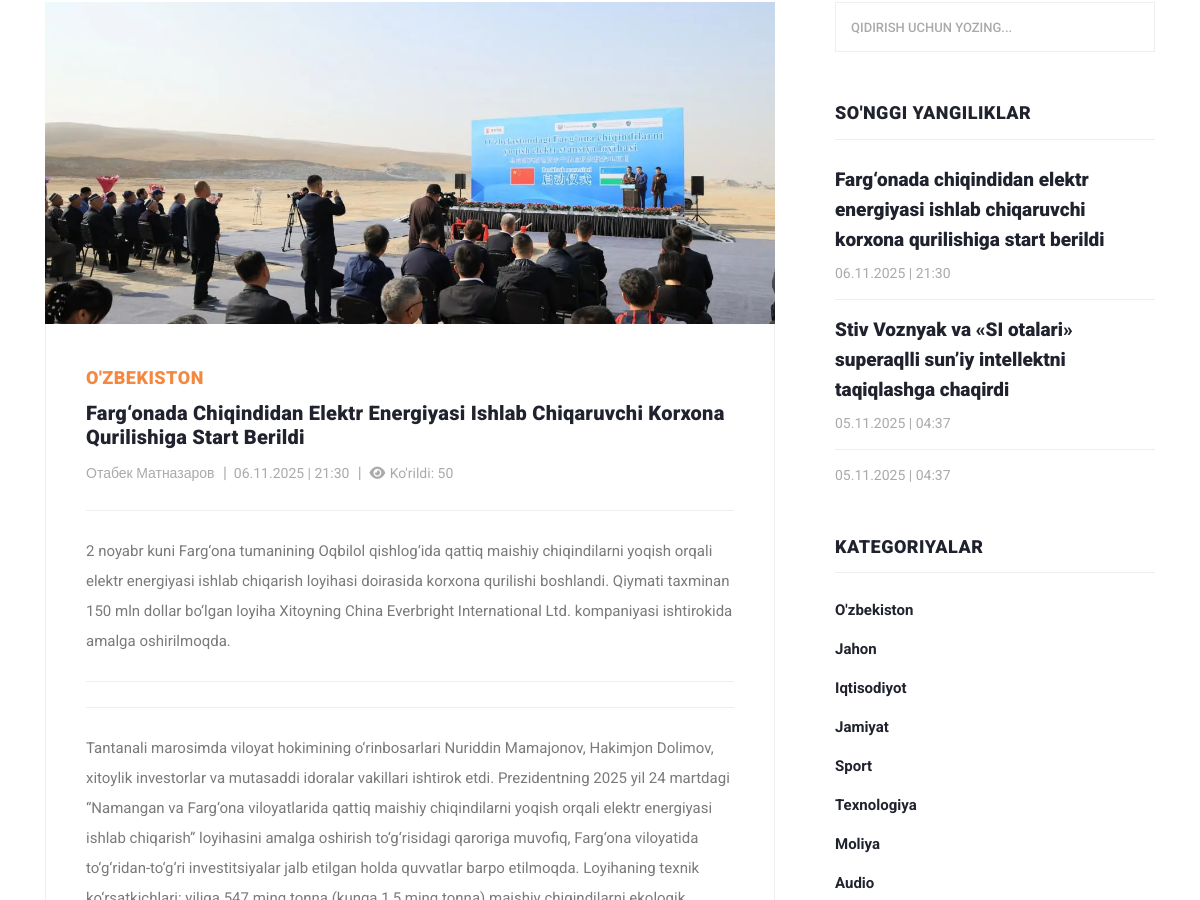
/?controller=news_view&id=1 (middle part), run on an earlier commit of the app's database.
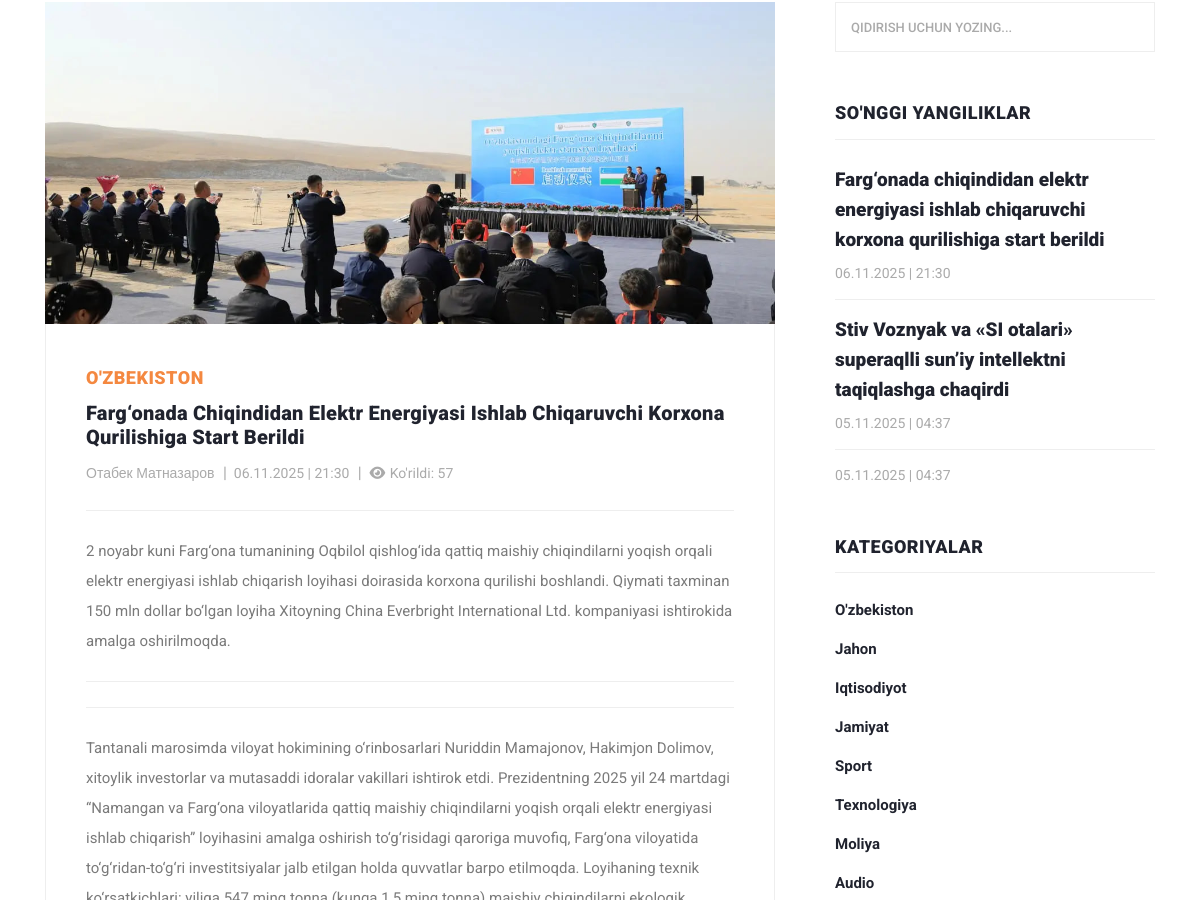
And on a later commit of the database.
### tables this page shows
CREATE TABLE `news`
(
    `id`          INTEGER PRIMARY KEY AUTOINCREMENT,
    `author_id`   INTEGER NOT NULL,
    `is_banner`   INTEGER DEFAULT 0 CHECK (is_banner IN (0, 1)), -- 0=yo'q, 1=ha
    `title`       TEXT    NOT NULL,
    `description` TEXT,
    `category_id` INTEGER NOT NULL,
    `image`       TEXT    DEFAULT NULL,
    `body`        TEXT    DEFAULT NULL,
    `seen_count`  INTEGER DEFAULT 0 CHECK (seen_count >= 0),
    `created_at`  TEXT    DEFAULT (datetime('now', '+5 hours')), -- sqlite da datetime turi yo'q
    `updated_at`  TEXT    DEFAULT (datetime('now', '+5 hours')),
    `status`      INTEGER DEFAULT 1 CHECK (status IN (0, 1))    -- 0=nofaol, 1=faol

);

CREATE TABLE `category`
(
    `id`     INTEGER PRIMARY KEY AUTOINCREMENT,
    `name`   TEXT NOT NULL,
    `status` BOOLEAN DEFAULT TRUE
);

CREATE TABLE `author`
(
  `id` INTEGER PRIMARY KEY AUTOINCREMENT,
  `name` VARCHAR(100) NOT NULL,
  `status` BOOLEAN DEFAULT TRUE
);

### models/news.php (called while the page is built, shortened)
<?php
function getLastNews(): array
{
    global $pdo;
    $sql = "SELECT
                `N`.`id` AS `news_id`,
                `A`.`name` AS `muallif`,
                `N`.`title` AS `sarlavha`,
                `N`.`description` AS `qisqa_tavsif`,
                `C`.`name` AS `kategoriya`,
                `N`.`image` AS `rasm`,
               -- `N`.`body` AS `yangilik_matni`,
                `N`.`seen_count` AS `kurishlar_soni`,
                DATETIME(`N`.`created_at`, 'localtime') AS `yaratilgan_vaqti`  -- device localtime da vaqtni ko'rsatish
                -- `N`.`created_at` AS `yaratilgan_vaqti`      -- GMT+5 da ko'rsatish
            FROM `news` AS `N`
            JOIN `category` AS `C`
             ON `N`.`category_id` = `C`.`id`
            JOIN `author` AS `A`
            ON `N`.`author_id` = `A`.`id`
            WHERE `N`.`status` = " . ACTIVE .
        " ORDER BY `yaratilgan_vaqti` DESC
            LIMIT 3";
    $stmt = $pdo->prepare($sql);
    $stmt->execute();
    return $stmt->fetchAll(PDO::FETCH_ASSOC);
}
function getNewsById(int $id): array
{
    global $pdo;
    $sql = "SELECT
                `N`.`id` AS `news_id`,
                `A`.`name` AS `muallif`,
                `N`.`title` AS `sarlavha`,
                `N`.`description` AS `qisqa_tavsif`,
                `C`.`name` AS `kategoriya`,
                `N`.`image` AS `rasm`,
                `N`.`body` AS `yangilik_matni`,
                `N`.`seen_count` AS `kurishlar_soni`,
                DATETIME(`N`.`created_at`, 'localtime') AS `yaratilgan_vaqti`  -- device localtime da vaqtni ko'rsatish
            FROM `news` AS `N`
            LEFT JOIN `category` AS `C`
             ON `N`.`category_id` = `C`.`id` AND `C`.`status` = " . ACTIVE . "
            JOIN `author` AS `A`
            ON `N`.`author_id` = `A`.`id`
            WHERE `N`.`status` = " . ACTIVE .
        " AND `N`.`id` = :id " .
        " LIMIT 1 ; ";
    $stmt = $pdo->prepare($sql);
    $stmt->bindParam(':id', $id, PDO::PARAM_INT);
    $stmt->execute();
    return $stmt->fetch(PDO::FETCH_ASSOC);
}
function updateCount($id)
{
    global $pdo;
    $sql = "UPDATE `news`
    SET `seen_count` = `seen_count` + 1
    WHERE `id` = :id";
    $stmt = $pdo->prepare($sql);
    $stmt->bindParam(':id', $id, PDO::PARAM_INT);
    try {
        return $stmt->execute();
    } catch (PDOException $e) {
        dd($e->getMessage());
    }
}

### index.php (called while the page is built)
<?php
require_once __DIR__ . '/controllers/mainController.php';

### views/view.php (called while the page is built, shortened)
<?php
require_once __DIR__ . '/widgets/header.php';
require_once __DIR__ . '/widgets/view-main-content.php';
require_once __DIR__ . '/widgets/footer.php';

### helpers.php (called while the page is built, shortened)
<?php
function getImage(string $table_name, int $id, mixed $filename): string
{
    $relativePath = "uploads/$table_name/$id/$filename";
    if (file_exists(PROJECT_ROOT . $relativePath)) {
        return '/' . $relativePath;
    }
    return '/assets/images/no_image.png';
}

### controllers/imports.php (called while the page is built, shortened)
<?php
$categories = getCategories();
$news = getLastNews();

### models/categories.php (called while the page is built)
<?php
function getCategories(): array
{
    global $pdo;
    $sql = "SELECT
                `name`
            FROM `category`
            WHERE `status` = " . ACTIVE . "
            ORDER BY `id`
            ";
    $stmt = $pdo->prepare($sql);
    $stmt->execute();
    return $stmt->fetchAll(PDO::FETCH_ASSOC);
}

### views/widgets/view-main-content.php (the view, shortened to what this page needs)
<section class="blog-posts grid-system">
    <div class="container">
        <div class="row">
            <div class="col-lg-8">
                <div class="all-blog-posts">
                    <div class="row">
                        <div class="col-lg-12">
                            <div class="blog-post">
                                <div class="blog-thumb">
                                    <?php $image = getImage('news', $newsItem['news_id'], $newsItem['rasm']); ?>
                                    <a>
                                        <img src="<?= $image; ?>"
                                             style="height: 322px; width: 730px; object-fit: cover"
                                             alt="<?= $newsItem['sarlavha']; ?> ">
                                    </a>
                                </div>
                                <div class="down-content">
                                    <span> <?= $newsItem['kategoriya']; ?> </span>
                                    <a><h4> <?= $newsItem['sarlavha'] ?> </h4></a>
                                    <ul class="post-info">
                                        <li><a href="#"> <?= $newsItem['muallif'] ?> </a></li>
                                        <li>
                                            <a> <?= date('d.m.Y  |  H:i', strtotime($newsItem['yaratilgan_vaqti'])); ?> </a>
                                        </li>
                                        <li><a> <i class="fas fa-eye"></i>
                                                Ko'rildi: <?= $newsItem['kurishlar_soni']; ?> </a></li>
                                    </ul>
                                    <p> <?= $newsItem['qisqa_tavsif'] ?> </p>
                                    <p> <?= $newsItem['yangilik_matni'] ?> </p>
                                </div>
                            </div>
                        </div>
                    </div>
                </div>
            </div>
            <div class="col-lg-4">
                <?php require_once __DIR__ . '/sidebar.php'; ?>
            </div>
        </div>
    </div>
</section>

### controllers/mainController.php (shortened to what this page needs)
<?php
require_once __DIR__ . '/imports.php';
if (!empty($_GET['controller'])) {
    $controller = $_GET['controller'];
    switch ($controller) {
        case 'news_view':
            $id = (int)($_GET['id'] ?? 0);
            $newsItem = getNewsById($id);
            if (!updateCount($id)) {
                $_SESSION['error'] = "Ko'rishlar soni o'zgarmadi";
            } else {
                require_once __DIR__ . '/../views/view.php';
            }
            break;
    }
} else {
    require_once __DIR__ . '/../views/index.php';
}

### views/widgets/header.php (shortened to what this page needs)
<!DOCTYPE html>
<html lang="uz">
<head>
    <link href="vendor/bootstrap/css/bootstrap.min.css" rel="stylesheet">
    <link rel="stylesheet" href="assets/css/all.min.css">
    <link rel="stylesheet" href="assets/css/fontawesome.css">
    <link rel="stylesheet" href="assets/css/templatemo-stand-blog.css">
    <link rel="stylesheet" href="assets/css/owl.css">
</head>
<body>

### views/widgets/sidebar.php (shortened to what this page needs)
<div class="sidebar">
    <div class="row">
        <div class="col-lg-12">
            <div class="sidebar-item search">
                <form id="search_form" name="gs" method="GET" action="#">
                    <input type="text" name="q" class="searchText" placeholder="qidirish uchun yozing..."
                           autocomplete="on">
                </form>
            </div>
        </div>
        <div class="col-lg-12">
            <div class="sidebar-item recent-posts">
                <div class="sidebar-heading">
                    <h2>So'nggi yangiliklar</h2>
                </div>
                <div class="content">
                    <ul>
                        <?php if (!empty($news)): ?>
                            <?php foreach ($news as $news_item): ?>
                                <li>
                                    <a href="?controller=news_view&id=<?= htmlspecialchars($news_item['news_id']) ?>">
                                        <h5> <?= htmlspecialchars($news_item['sarlavha']); ?> </h5>
                                        <span><?= date('d.m.Y  |  H:i', strtotime($news_item['yaratilgan_vaqti'])); ?></span>
                                    </a>
                                </li>
                            <?php endforeach; ?>
                        <?php else: echo 'news massivi null!'; ?>
                        <?php endif; ?>
                    </ul>
                </div>
            </div>
        </div>
        <div class="col-lg-12">
            <div class="sidebar-item categories">
                <div class="sidebar-heading">
                    <h2>Kategoriyalar</h2>
                </div>
                <div class="content">
                    <ul>
                        <?php if (!empty($categories)): ?>
                            <?php foreach ($categories as $category): ?>
                                <li><a href="#"> <?= $category['name'] ?> </a></li>
                            <?php endforeach; ?>
                        <?php endif; ?>
                    </ul>
                </div>
            </div>
        </div>
    </div>
</div>

### views/widgets/footer.php (shortened to what this page needs)
</body>
</html>

### assets/css/templatemo-stand-blog.css (style rules this page uses)
body { font-family: 'Roboto', sans-serif; overflow-x: hidden; text-rendering: optimizeLegibility; -webkit-font-smoothing: antialiased; -moz-osx-font-smoothing: grayscale; }
p { margin-bottom: 0px; font-size: 15px; font-weight: 400; color: #7a7a7a; line-height: 30px; }
a { text-decoration: none!important; }
ul { padding: 0; margin: 0; list-style: none; }
h1,h2,h3,h4,h5,h6 { margin: 0px; }
.blog-posts { margin-top: 100px; }
.blog-posts .blog-post { margin-bottom: 30px; }
.blog-posts .blog-thumb img { width: 100%; overflow: hidden; }
.blog-posts .down-content { padding: 40px; border-right: 1px solid #eee; border-left: 1px solid #eee; border-bottom: 1px solid #eee; }
.blog-posts .down-content span { font-size: 18px; text-transform: uppercase; letter-spacing: 0.5px; font-weight: 900; color: #f48840; }
.blog-posts .down-content h4 { font-size: 24px; text-transform: capitalize; letter-spacing: 0.5px; font-weight: 900; color: #20232e; margin: 10px 0px 12px 0px; }
.blog-posts .down-content ul.post-info li { display: inline-block; margin-right: 8px; }
.blog-posts .down-content ul.post-info li:after { content: '|'; color: #aaa; margin-left: 8px; }
.blog-posts .down-content h4 { font-size: 20px; letter-spacing: 0.25px; }
.grid-system .down-content ul.post-info li { margin-right: 3px; }
.grid-system .down-content ul.post-info li:after { margin-left: 5px; }
.blog-posts .down-content ul.post-info li:last-child::after { display: none; }
.blog-posts .down-content ul.post-info li a { font-size: 14px; color: #aaa; font-weight: 400; transition: all .3s; }
.blog-posts .down-content p { padding: 25px 0px; margin: 25px 0px; border-top: 1px solid #eee; border-bottom: 1px solid #eee; }
.blog-posts .sidebar-heading h2 { font-size: 18px; text-transform: uppercase; font-weight: 900; letter-spacing: 0.5px; color: #20232e; border-bottom: 1px solid #eee; padding-bottom: 15px; margin-bottom: 25px; }
.sidebar { margin-left: 30px; }
.sidebar .sidebar-item { margin-top: 50px; }
.sidebar .search { margin-top: 0px; }
.sidebar .sidebar-heading h2 { font-size: 18px; text-transform: uppercase; font-weight: 900; letter-spacing: 0.5px; color: #20232e; border-bottom: 1px solid #eee; padding-bottom: 15px; margin-bottom: 25px; }
.sidebar .search input { width: 100%; height: 50px; border: 1px solid #eee; font-size: 13px; text-transform: uppercase; font-weight: 500; color: #7a7a7a; outline: none; padding: 0px 15px; }
.sidebar .search input::placeholder { color: #aaa; }
.sidebar .recent-posts ul li { margin-bottom: 15px; padding-bottom: 15px; border-bottom: 1px solid #eee; }
.sidebar .recent-posts ul li:last-child { margin-bottom: 0px; padding-bottom: 0px; border-bottom: none; }
.sidebar .recent-posts ul li h5 { font-size: 19px; font-weight: 900; color: #20232e; line-height: 30px; transition: all 0.3s; }
.sidebar .recent-posts ul li span { display: block; font-size: 14px; color: #aaa; margin-top: 8px; }
.sidebar .categories ul li { margin-bottom: 15px; }
.sidebar .categories ul li a { font-size: 15px; font-weight: 700; color: #20232e; transition: all .3s; }

What changed in the data, as far as the page shows it:
changed news "O'ZBEKISTON": seen_count "50" → "57"
